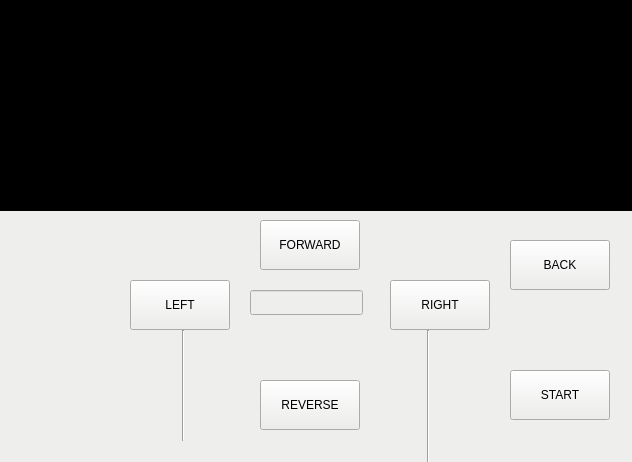
<?xml version="1.0" encoding="UTF-8"?>
<ui version="4.0">
 <class>Form</class>
 <widget class="QWidget" name="Form">
  <property name="geometry">
   <rect>
    <x>0</x>
    <y>0</y>
    <width>632</width>
    <height>462</height>
   </rect>
  </property>
  <property name="windowTitle">
   <string>Form</string>
  </property>
  <property name="styleSheet">
   <string notr="true">background-color: rgb(238, 238, 236);</string>
  </property>
  <widget class="QWidget" name="widget" native="true">
   <property name="geometry">
    <rect>
     <x>-30</x>
     <y>0</y>
     <width>691</width>
     <height>211</height>
    </rect>
   </property>
   <property name="styleSheet">
    <string notr="true">background-color: rgb(0, 0, 0);</string>
   </property>
   <widget class="QLabel" name="label">
    <property name="geometry">
     <rect>
      <x>70</x>
      <y>-20</y>
      <width>511</width>
      <height>261</height>
     </rect>
    </property>
    <property name="text">
     <string/>
    </property>
    <property name="pixmap">
     <pixmap>direct1.jpg</pixmap>
    </property>
   </widget>
  </widget>
  <widget class="QPushButton" name="forw_but">
   <property name="geometry">
    <rect>
     <x>260</x>
     <y>220</y>
     <width>100</width>
     <height>50</height>
    </rect>
   </property>
   <property name="styleSheet">
    <string notr="true">background-color: rgb(186, 189, 182);

QPushButton#forw_but{
background-color:rgba(2, 65, 118, 255);
color:rgba(255, 255, 255, 200);
border-radius:5px;
}
QPushButton#forw_but:pressed{
padding-left:5px;
padding-top:5px;
background-color:rgba(2, 65, 118, 100);
background-position:calc(100% - 10px)center;
}
QPushButton#forw_but:hover{
background-color: rgb(85, 87, 83);
}</string>
   </property>
   <property name="text">
    <string>FORWARD</string>
   </property>
  </widget>
  <widget class="QLineEdit" name="lineEdit">
   <property name="geometry">
    <rect>
     <x>250</x>
     <y>290</y>
     <width>113</width>
     <height>25</height>
    </rect>
   </property>
  </widget>
  <widget class="Line" name="line">
   <property name="geometry">
    <rect>
     <x>173</x>
     <y>330</y>
     <width>20</width>
     <height>111</height>
    </rect>
   </property>
   <property name="orientation">
    <enum>Qt::Vertical</enum>
   </property>
  </widget>
  <widget class="Line" name="line_2">
   <property name="geometry">
    <rect>
     <x>420</x>
     <y>330</y>
     <width>16</width>
     <height>151</height>
    </rect>
   </property>
   <property name="orientation">
    <enum>Qt::Vertical</enum>
   </property>
  </widget>
  <widget class="QPushButton" name="right_but">
   <property name="geometry">
    <rect>
     <x>390</x>
     <y>280</y>
     <width>100</width>
     <height>50</height>
    </rect>
   </property>
   <property name="styleSheet">
    <string notr="true">background-color: rgb(186, 189, 182);

QPushButton#forw_but{
background-color:rgba(2, 65, 118, 255);
color:rgba(255, 255, 255, 200);
border-radius:5px;
}
QPushButton#forw_but:pressed{
padding-left:5px;
padding-top:5px;
background-color:rgba(2, 65, 118, 100);
background-position:calc(100% - 10px)center;
}
QPushButton#forw_but:hover{
background-color: rgb(85, 87, 83);
}</string>
   </property>
   <property name="text">
    <string>RIGHT</string>
   </property>
  </widget>
  <widget class="QPushButton" name="left_but">
   <property name="geometry">
    <rect>
     <x>130</x>
     <y>280</y>
     <width>100</width>
     <height>50</height>
    </rect>
   </property>
   <property name="styleSheet">
    <string notr="true">background-color: rgb(186, 189, 182);

QPushButton#forw_but{
background-color:rgba(2, 65, 118, 255);
color:rgba(255, 255, 255, 200);
border-radius:5px;
}
QPushButton#forw_but:pressed{
padding-left:5px;
padding-top:5px;
background-color:rgba(2, 65, 118, 100);
background-position:calc(100% - 10px)center;
}
QPushButton#forw_but:hover{
background-color: rgb(85, 87, 83);
}</string>
   </property>
   <property name="text">
    <string>LEFT</string>
   </property>
  </widget>
  <widget class="QPushButton" name="reverse_but">
   <property name="geometry">
    <rect>
     <x>260</x>
     <y>380</y>
     <width>100</width>
     <height>50</height>
    </rect>
   </property>
   <property name="styleSheet">
    <string notr="true">background-color: rgb(186, 189, 182);

QPushButton#forw_but{
background-color:rgba(2, 65, 118, 255);
color:rgba(255, 255, 255, 200);
border-radius:5px;
}
QPushButton#forw_but:pressed{
padding-left:5px;
padding-top:5px;
background-color:rgba(2, 65, 118, 100);
background-position:calc(100% - 10px)center;
}
QPushButton#forw_but:hover{
background-color: rgb(85, 87, 83);
}</string>
   </property>
   <property name="text">
    <string>REVERSE</string>
   </property>
  </widget>
  <widget class="QPushButton" name="back_but">
   <property name="geometry">
    <rect>
     <x>510</x>
     <y>240</y>
     <width>100</width>
     <height>50</height>
    </rect>
   </property>
   <property name="styleSheet">
    <string notr="true">background-color: rgb(239, 41, 41);

QPushButton#forw_but{
background-color:rgba(2, 65, 118, 255);
color:rgba(255, 255, 255, 200);
border-radius:5px;
}
QPushButton#forw_but:pressed{
padding-left:5px;
padding-top:5px;
background-color:rgba(2, 65, 118, 100);
background-position:calc(100% - 10px)center;
}
QPushButton#forw_but:hover{
background-color: rgb(85, 87, 83);
}</string>
   </property>
   <property name="text">
    <string>BACK</string>
   </property>
  </widget>
  <widget class="QPushButton" name="start_but">
   <property name="geometry">
    <rect>
     <x>510</x>
     <y>370</y>
     <width>100</width>
     <height>50</height>
    </rect>
   </property>
   <property name="styleSheet">
    <string notr="true">background-color: rgb(239, 41, 41);
background-color: rgb(138, 226, 52);

QPushButton#forw_but{
background-color:rgba(2, 65, 118, 255);
color:rgba(255, 255, 255, 200);
border-radius:5px;
}
QPushButton#forw_but:pressed{
padding-left:5px;
padding-top:5px;
background-color:rgba(2, 65, 118, 100);
background-position:calc(100% - 10px)center;
}
QPushButton#forw_but:hover{
background-color: rgb(85, 87, 83);
}</string>
   </property>
   <property name="text">
    <string>START</string>
   </property>
  </widget>
 </widget>
 <resources/>
 <connections/>
</ui>
